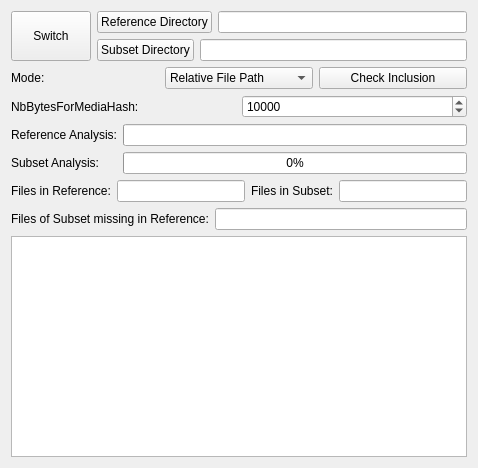
<?xml version="1.0" encoding="UTF-8"?>
<ui version="4.0">
 <class>WidgetInclusionTest</class>
 <widget class="QWidget" name="WidgetInclusionTest">
  <property name="geometry">
   <rect>
    <x>0</x>
    <y>0</y>
    <width>478</width>
    <height>468</height>
   </rect>
  </property>
  <property name="windowTitle">
   <string>Form</string>
  </property>
  <layout class="QVBoxLayout" name="verticalLayout_3">
   <item>
    <layout class="QHBoxLayout" name="horizontalLayout_7">
     <item>
      <widget class="QPushButton" name="pushButton_switchDirs">
       <property name="sizePolicy">
        <sizepolicy hsizetype="Minimum" vsizetype="Minimum">
         <horstretch>0</horstretch>
         <verstretch>0</verstretch>
        </sizepolicy>
       </property>
       <property name="text">
        <string>Switch</string>
       </property>
      </widget>
     </item>
     <item>
      <layout class="QVBoxLayout" name="verticalLayout_4">
       <item>
        <layout class="QHBoxLayout" name="horizontalLayout_2">
         <item>
          <widget class="QPushButton" name="pushButton_referenceDirectory">
           <property name="text">
            <string>Reference Directory</string>
           </property>
          </widget>
         </item>
         <item>
          <widget class="QLineEdit" name="lineEdit_referenceDirectory">
           <property name="readOnly">
            <bool>true</bool>
           </property>
          </widget>
         </item>
        </layout>
       </item>
       <item>
        <layout class="QHBoxLayout" name="horizontalLayout_3">
         <item>
          <widget class="QPushButton" name="pushButton_subsetDirectory">
           <property name="text">
            <string>Subset Directory</string>
           </property>
          </widget>
         </item>
         <item>
          <widget class="QLineEdit" name="lineEdit_subsetDirectory">
           <property name="readOnly">
            <bool>true</bool>
           </property>
          </widget>
         </item>
        </layout>
       </item>
      </layout>
     </item>
    </layout>
   </item>
   <item>
    <layout class="QHBoxLayout" name="horizontalLayout">
     <item>
      <widget class="QLabel" name="label_3">
       <property name="text">
        <string>Mode:</string>
       </property>
      </widget>
     </item>
     <item>
      <widget class="QComboBox" name="comboBox_inclusionTestMode">
       <item>
        <property name="text">
         <string>Relative File Path</string>
        </property>
       </item>
       <item>
        <property name="text">
         <string>Size + MD5</string>
        </property>
       </item>
      </widget>
     </item>
     <item>
      <widget class="QPushButton" name="pushButton_checkInclusion">
       <property name="text">
        <string>Check Inclusion</string>
       </property>
      </widget>
     </item>
    </layout>
   </item>
   <item>
    <layout class="QHBoxLayout" name="horizontalLayout_6">
     <item>
      <widget class="QLabel" name="label_6">
       <property name="text">
        <string>NbBytesForMediaHash:</string>
       </property>
      </widget>
     </item>
     <item>
      <widget class="QSpinBox" name="spinBox_nbBytesMediaHash">
       <property name="maximum">
        <number>100000</number>
       </property>
       <property name="singleStep">
        <number>500</number>
       </property>
       <property name="value">
        <number>10000</number>
       </property>
      </widget>
     </item>
    </layout>
   </item>
   <item>
    <layout class="QFormLayout" name="formLayout">
     <item row="0" column="0">
      <widget class="QLabel" name="label">
       <property name="text">
        <string>Reference Analysis:</string>
       </property>
      </widget>
     </item>
     <item row="0" column="1">
      <widget class="QProgressBar" name="progressBar_referenceAnalysis"/>
     </item>
     <item row="1" column="0">
      <widget class="QLabel" name="label_2">
       <property name="text">
        <string>Subset Analysis:</string>
       </property>
      </widget>
     </item>
     <item row="1" column="1">
      <widget class="QProgressBar" name="progressBar_subsetAnalysis">
       <property name="value">
        <number>0</number>
       </property>
      </widget>
     </item>
    </layout>
   </item>
   <item>
    <layout class="QHBoxLayout" name="horizontalLayout_5">
     <item>
      <widget class="QLabel" name="label_4">
       <property name="text">
        <string>Files in Reference:</string>
       </property>
      </widget>
     </item>
     <item>
      <widget class="QLineEdit" name="lineEdit_filesInReference">
       <property name="readOnly">
        <bool>true</bool>
       </property>
      </widget>
     </item>
     <item>
      <widget class="QLabel" name="label_7">
       <property name="text">
        <string>Files in Subset:</string>
       </property>
      </widget>
     </item>
     <item>
      <widget class="QLineEdit" name="lineEdit_filesInSubset">
       <property name="readOnly">
        <bool>true</bool>
       </property>
      </widget>
     </item>
    </layout>
   </item>
   <item>
    <layout class="QHBoxLayout" name="horizontalLayout_8">
     <item>
      <widget class="QLabel" name="label_5">
       <property name="text">
        <string>Files of Subset missing in Reference:</string>
       </property>
      </widget>
     </item>
     <item>
      <widget class="QLineEdit" name="lineEdit_filesOfSubsetMissingInReference"/>
     </item>
    </layout>
   </item>
   <item>
    <widget class="QTextEdit" name="textEdit_inclusionOutput">
     <property name="readOnly">
      <bool>true</bool>
     </property>
    </widget>
   </item>
  </layout>
 </widget>
 <resources/>
 <connections/>
</ui>
